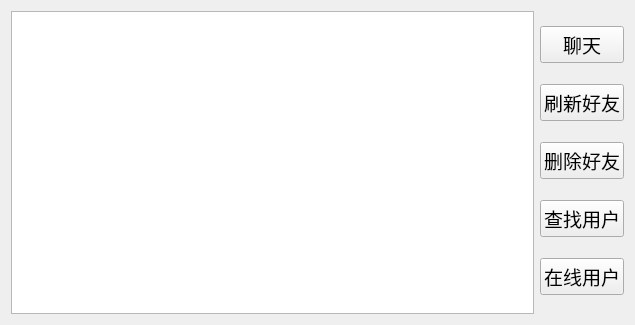
<?xml version="1.0" encoding="UTF-8"?>
<ui version="4.0">
 <class>Friend</class>
 <widget class="QWidget" name="Friend">
  <property name="geometry">
   <rect>
    <x>0</x>
    <y>0</y>
    <width>635</width>
    <height>325</height>
   </rect>
  </property>
  <property name="windowTitle">
   <string>好友</string>
  </property>
  <layout class="QHBoxLayout" name="horizontalLayout">
   <item>
    <widget class="QListWidget" name="listWidget"/>
   </item>
   <item>
    <layout class="QVBoxLayout" name="verticalLayout">
     <item>
      <widget class="QPushButton" name="chat_PB">
       <property name="font">
        <font>
         <family>Agency FB</family>
         <pointsize>14</pointsize>
        </font>
       </property>
       <property name="text">
        <string>聊天</string>
       </property>
      </widget>
     </item>
     <item>
      <widget class="QPushButton" name="flush_PB">
       <property name="font">
        <font>
         <family>Agency FB</family>
         <pointsize>14</pointsize>
        </font>
       </property>
       <property name="text">
        <string>刷新好友</string>
       </property>
      </widget>
     </item>
     <item>
      <widget class="QPushButton" name="del_PB">
       <property name="font">
        <font>
         <family>Agency FB</family>
         <pointsize>14</pointsize>
        </font>
       </property>
       <property name="text">
        <string>删除好友</string>
       </property>
      </widget>
     </item>
     <item>
      <widget class="QPushButton" name="findUser_PB">
       <property name="font">
        <font>
         <family>Agency FB</family>
         <pointsize>14</pointsize>
        </font>
       </property>
       <property name="text">
        <string>查找用户</string>
       </property>
      </widget>
     </item>
     <item>
      <widget class="QPushButton" name="onlineUser_PB">
       <property name="font">
        <font>
         <family>Agency FB</family>
         <pointsize>14</pointsize>
        </font>
       </property>
       <property name="text">
        <string>在线用户</string>
       </property>
      </widget>
     </item>
    </layout>
   </item>
  </layout>
 </widget>
 <resources/>
 <connections/>
</ui>
